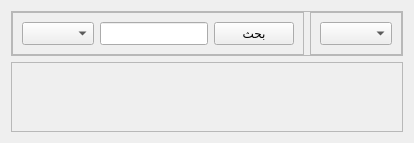
          <widget class="QWidget" name="tab_6">
           <attribute name="title">
            <string>الكل</string>
           </attribute>
           <layout class="QGridLayout" name="gridLayout_42" rowstretch="1,5">
            <item row="0" column="0">
             <widget class="QFrame" name="frame_49">
              <property name="frameShape">
               <enum>QFrame::StyledPanel</enum>
              </property>
              <property name="frameShadow">
               <enum>QFrame::Raised</enum>
              </property>
              <layout class="QGridLayout" name="gridLayout_36">
               <property name="leftMargin">
                <number>0</number>
               </property>
               <property name="topMargin">
                <number>0</number>
               </property>
               <property name="rightMargin">
                <number>0</number>
               </property>
               <property name="bottomMargin">
                <number>0</number>
               </property>
               <item row="0" column="0" colspan="2">
                <widget class="QFrame" name="frame_50">
                 <property name="frameShape">
                  <enum>QFrame::StyledPanel</enum>
                 </property>
                 <property name="frameShadow">
                  <enum>QFrame::Raised</enum>
                 </property>
                 <layout class="QGridLayout" name="gridLayout_35">
                  <item row="0" column="1">
                   <widget class="QLineEdit" name="lineEdit_6">
                    <property name="sizePolicy">
                     <sizepolicy hsizetype="Expanding" vsizetype="Expanding">
                      <horstretch>0</horstretch>
                      <verstretch>0</verstretch>
                     </sizepolicy>
                    </property>
                   </widget>
                  </item>
                  <item row="0" column="2">
                   <widget class="QPushButton" name="pushButton_8">
                    <property name="sizePolicy">
                     <sizepolicy hsizetype="Expanding" vsizetype="Expanding">
                      <horstretch>0</horstretch>
                      <verstretch>0</verstretch>
                     </sizepolicy>
                    </property>
                    <property name="text">
                     <string>بحث</string>
                    </property>
                   </widget>
                  </item>
                  <item row="0" column="0">
                   <widget class="QComboBox" name="comboBox_2">
                    <property name="sizePolicy">
                     <sizepolicy hsizetype="Expanding" vsizetype="Expanding">
                      <horstretch>0</horstretch>
                      <verstretch>0</verstretch>
                     </sizepolicy>
                    </property>
                   </widget>
                  </item>
                 </layout>
                </widget>
               </item>
               <item row="0" column="2" alignment="Qt::AlignRight">
                <widget class="QFrame" name="frame_51">
                 <property name="frameShape">
                  <enum>QFrame::StyledPanel</enum>
                 </property>
                 <property name="frameShadow">
                  <enum>QFrame::Raised</enum>
                 </property>
                 <layout class="QGridLayout" name="gridLayout_37">
                  <item row="0" column="0">
                   <widget class="QComboBox" name="comboBox">
                    <property name="sizePolicy">
                     <sizepolicy hsizetype="Expanding" vsizetype="Expanding">
                      <horstretch>0</horstretch>
                      <verstretch>0</verstretch>
                     </sizepolicy>
                    </property>
                   </widget>
                  </item>
                 </layout>
                </widget>
               </item>
              </layout>
             </widget>
            </item>
            <item row="1" column="0">
             <widget class="QScrollArea" name="scrollArea_3">
              <property name="widgetResizable">
               <bool>true</bool>
              </property>
              <widget class="QWidget" name="scrollAreaWidgetContents_3">
               <property name="geometry">
                <rect>
                 <x>0</x>
                 <y>0</y>
                 <width>80</width>
                 <height>18</height>
                </rect>
               </property>
               <layout class="QGridLayout" name="gridLayout_51"/>
              </widget>
             </widget>
            </item>
           </layout>
          </widget>
